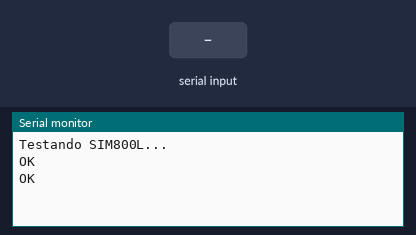
Simulated run of this sketch. Board: Arduino Uno, built with avr-gcc and run on an emulated ATmega328P. Shown: the last lines printed to the serial monitor. The test bench sets the inputs (shaded band). The modem accepts every AT command (registered, SIM ready, sends succeed) and sends nothing else.

Above: at 1.9 s.
2.0 s: "1" received over the second serial link
At 5.7 s:
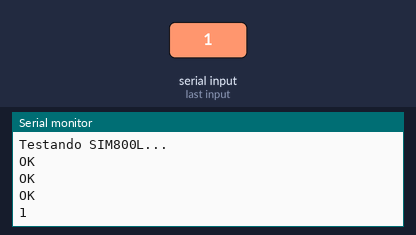
6.6 s: "0" received over the second serial link
8.3 s: "2" received over the second serial link
At 9.7 s:
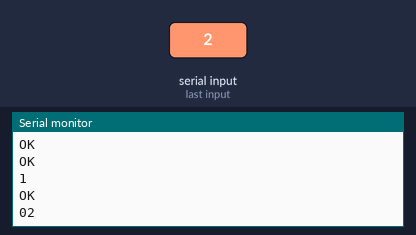

The sketch:

Test_Gprs.ino
```cpp
#include <SoftwareSerial.h>

#define TXPin 10
#define RXPin 11

SoftwareSerial serialSIM800(TXPin, RXPin);

void setup() {
  Serial.begin(9600);
  while (!Serial);

  serialSIM800.begin(4800);

  Serial.println("Testando SIM800L...");
}

void loop() {
  serialSIM800.println("AT");

  delay(100);
  ShowSerialData();

  serialSIM800.println("AT+SAPBR=3,1,\"Contype\",\"GPRS\"");
  delay(1000);
  ShowSerialData();

  serialSIM800.println("AT+SAPBR=3,1,\"APN\",\"timbrasil.br\"");
  delay(4000);
  ShowSerialData();

  serialSIM800.println("AT+SAPBR=3,1,\"USER\",\"tim\"");
  delay(4000);
  ShowSerialData();

  serialSIM800.println("AT+SAPBR=3,1,\"PWD\",\"tim\"");
  delay(4000);
  ShowSerialData();

  serialSIM800.println("AT+SAPBR=1,1");
  delay(2000);
  ShowSerialData();

  serialSIM800.println("AT+SAPBR=2,1");
  delay(2000);
  ShowSerialData();

  serialSIM800.println("AT+HTTPINIT");
  delay(2000);
  ShowSerialData();

  serialSIM800.println("AT+HTTPPARA=\"CID\",1");
  delay(2000);
  ShowSerialData();

  serialSIM800.print("AT+HTTPPARA=\"URL\",\"localhost/add.php?MSG_Texto1=teste3\"");
  delay(1000);
  ShowSerialData();

  serialSIM800.println("AT+HTTPACTION=0");
  delay(10000);
  ShowSerialData();

  serialSIM800.println("AT+HTTPREAD");
  delay(100);
  ShowSerialData();
}

void ShowSerialData() {
  while (serialSIM800.available() != 0) {
    Serial.write(serialSIM800.read());
  }
}
```

Measured:
- after the input at 2.0 s, the serial monitor: prints a new line after 3.3 s (image 1)
- after the input at 8.3 s, the serial monitor: prints a new line after 1.0 s (image 2)
